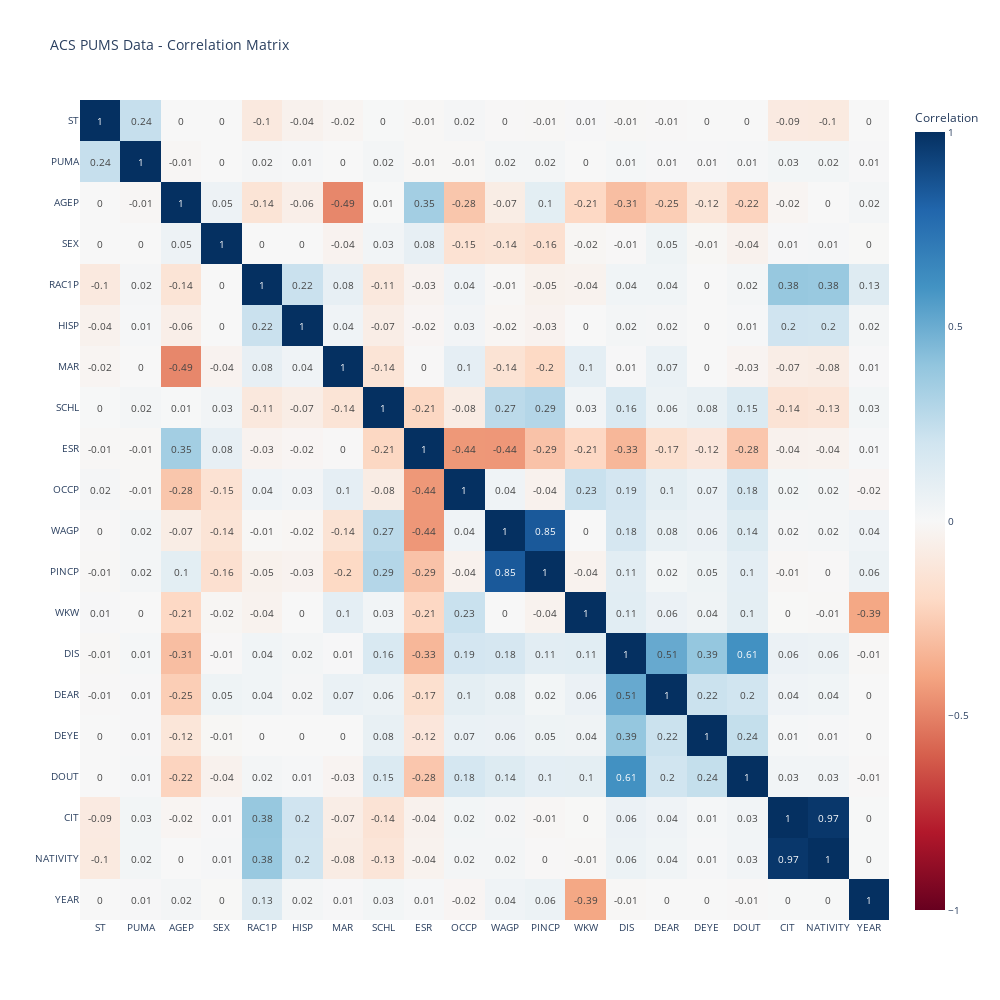

Notebook code cell kept with this figure:
### Code cell
# Create interactive correlation heatmap using Plotly
fig = px.imshow(
    corr_matrix,
    labels=dict(x="Variable", y="Variable", color="Correlation"),
    x=corr_matrix.columns,
    y=corr_matrix.columns,
    color_continuous_scale="RdBu",
    color_continuous_midpoint=0,
    aspect="auto",
    title="ACS PUMS Data - Correlation Matrix"
)

# Add text annotations with correlation values
fig.update_traces(
    text=np.round(corr_matrix.values, 2),
    texttemplate="%{text}",
    textfont={"size": 10},
    hovertemplate="<b>%{y}</b> vs <b>%{x}</b><br>Correlation: %{z:.3f}<extra></extra>"
)

# Update layout for better readability
fig.update_layout(
    width=1000,
    height=1000,
    xaxis_title="",
    yaxis_title="",
    font=dict(size=10)
)

fig.show()

### Figure 1 — Plotly figure (JSON) as saved in the notebook; plotly's stock layout.template omitted (floating-point values rounded to 4 significant figures; data arrays with more than 128 entries replaced by an {"elided": "..."} marker saying what was removed)
{"data": [{"coloraxis": "coloraxis", "hovertemplate": "<b>%{y}</b> vs <b>%{x}</b><br>Correlation: %{z:.3f}<extra></extra>", "name": "0", "text": {"elided": "20x20 float values"}, "textfont": {"size": 10}, "texttemplate": "%{text}", "type": "heatmap", "x": ["ST", "PUMA", "AGEP", "SEX", "RAC1P", "HISP", "MAR", "SCHL", "ESR", "OCCP", "WAGP", "PINCP", "WKW", "DIS", "DEAR", "DEYE", "DOUT", "CIT", "NATIVITY", "YEAR"], "xaxis": "x", "y": ["ST", "PUMA", "AGEP", "SEX", "RAC1P", "HISP", "MAR", "SCHL", "ESR", "OCCP", "WAGP", "PINCP", "WKW", "DIS", "DEAR", "DEYE", "DOUT", "CIT", "NATIVITY", "YEAR"], "yaxis": "y", "z": {"elided": "20x20 float values"}}], "layout": {"coloraxis": {"cmid": 0, "colorbar": {"title": {"text": "Correlation"}}, "colorscale": [[0, "rgb(103,0,31)"], [0.1, "rgb(178,24,43)"], [0.2, "rgb(214,96,77)"], [0.3, "rgb(244,165,130)"], [0.4, "rgb(253,219,199)"], [0.5, "rgb(247,247,247)"], [0.6, "rgb(209,229,240)"], [0.7, "rgb(146,197,222)"], [0.8, "rgb(67,147,195)"], [0.9, "rgb(33,102,172)"], [1, "rgb(5,48,97)"]]}, "font": {"size": 10}, "height": 1000, "title": {"text": "ACS PUMS Data - Correlation Matrix"}, "width": 1000, "xaxis": {"anchor": "y", "domain": [0, 1], "title": {"text": ""}}, "yaxis": {"anchor": "x", "autorange": "reversed", "domain": [0, 1], "title": {"text": ""}}}}
